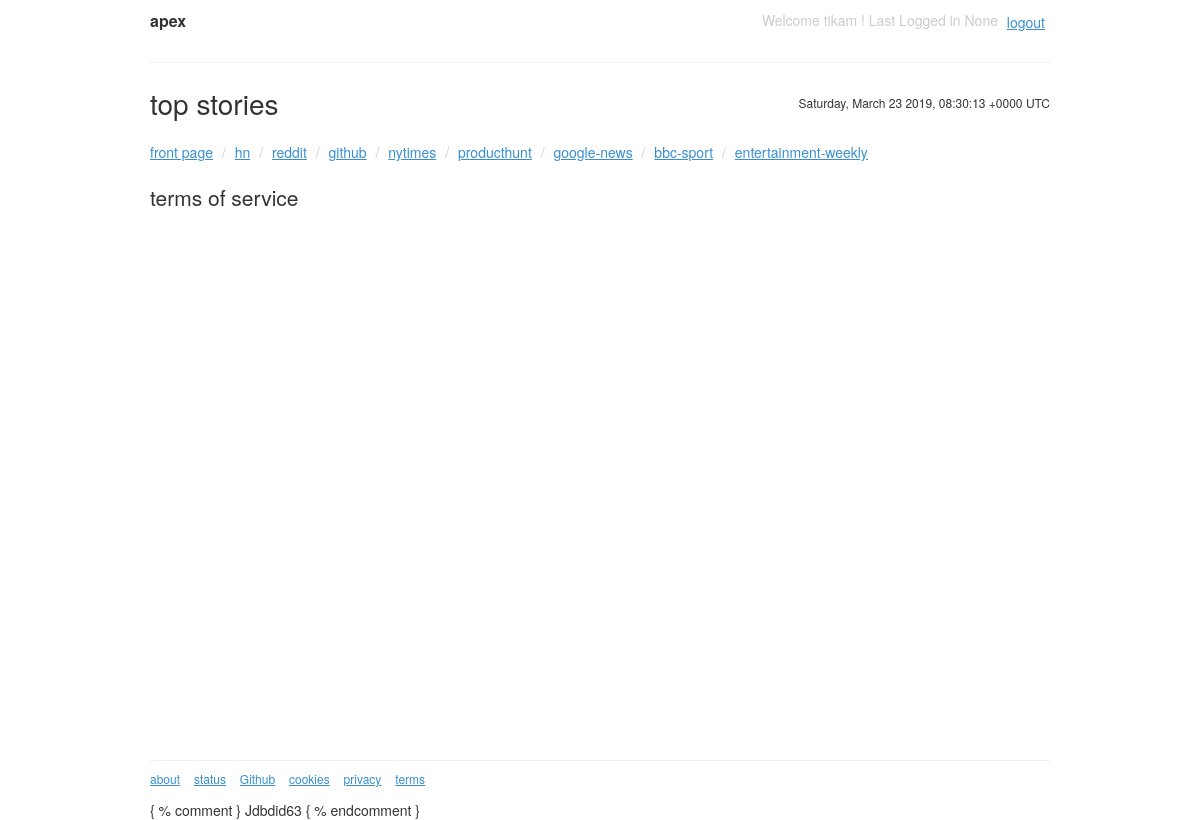
The app's page /terms/ (signed in) with its own data.
### apex/apps/services/models.py (models this page shows, shortened)
class Service(models.Model):
    GOOD = 'G'
    ERROR = 'E'
    CRAWLING = 'C'
    CURRENT_STATUS = (
        (GOOD, '✓ good'),
        (ERROR, '× error'),
        (CRAWLING, '~ running')
        )
    name = models.CharField(max_length=255)
    slug = models.SlugField(max_length=30, unique=True)
    url = models.URLField()
    story_url = models.URLField()
    last_run = models.DateTimeField(null=True, blank=True)
    status = models.CharField(max_length=1, default=GOOD, choices=CURRENT_STATUS)
    class Meta:
        verbose_name = 'service'
        verbose_name_plural = 'services'
        ordering = ('name',)

### apex/apps/core/templatetags/startswith.py (called while the page is built)
@register.filter('startswith')
def startswith(text,starts):
    starts = '/%s/' % starts
    if isinstance(text,str):
        return text.startswith(starts)
    return False

### apex/apps/services/context_processors.py (called while the page is built)
def services(request):
    return {
        'services_slugs' : Service.objects.values_list('slug', flat=True).order_by('id')
    }

### apex/templates/core/terms.html (shortened to what this page needs)
{% extends 'base.html' %}
{% block content %}
  <h2>terms of service</h2>
{% endblock %}

### apex/templates/base.html (shortened to what this page needs)
{% load staticfiles %}<!DOCTYPE html>
<html lang="en">
<head>
  <link href="{% static 'css/vendor/normalize.css' %}" rel="stylesheet">
  <link href="{% static 'css/woid.css' %}" rel="stylesheet">
</head>
<body>
  <div class="wrapper">
    <header>
      <a href="{% url 'front_page' %}">apex</a>
      {% if user.is_authenticated %}
        <nav>Welcome {{ user.username }} ! Last Logged in {{ user.last_login}}
          <a href="{% url 'logout' %}">logout</a></nav>
      {% else %}
        <nav><a href="{% url 'signup' %}">sign up</a> / <a href="{% url 'login' %}">login</a></nav>
      {% endif %}
      <nav>&nbsp;</nav>
    </header>
    <main>
    {% block menu %}
      <h1>top stories<span class="utc"></span></h1>
      {% include 'includes/menu.html' %}
    {% endblock %}
    {% block content %}{% endblock %}
    </main>
    <div class="push"></div>
  </div>
  <footer>
    <a href="{% url 'about' %}">about</a>
    <a href="{% url 'status' %}">status</a>
    <a href="https://github.com/Tikam02/Online-Trending" target="_blank">Github</a>
    <a href="{% url 'cookies' %}">cookies</a>
    <a href="{% url 'privacy' %}">privacy</a>
    <a href="{% url 'terms' %}">terms</a>
  </footer>
  { % comment }
Jdbdid63
  { % endcomment }
</body>
</html>

### apex/templates/includes/menu.html
{% load startswith %}
<ul class="menu-services">
  <li><a href="{% url 'front_page' %}"{% if request.path == '/' %} class="active"{% endif %}>front page</a></li>
  {% for slug in services_slugs %}
    <li><a href="{% url 'services:index' slug %}"{% if request.path|startswith:slug %} class="active"{% endif %}>{{ slug }}</a></li>
  {% endfor %}
</ul>

### apex/static/css/woid.css (style rules this page uses)
html { font-family: sans-serif; -ms-text-size-adjust: 100%; -webkit-text-size-adjust: 100%; }
body { margin: 0; }
article, aside, details, figcaption, figure, footer, header, hgroup, main, menu, nav, section, summary { display: block; }
a { background-color: transparent; }
h1 { font-size: 2em; margin: 0.67em 0; }
* { -webkit-box-sizing: border-box; -moz-box-sizing: border-box; box-sizing: border-box; }
*:before, *:after { -webkit-box-sizing: border-box; -moz-box-sizing: border-box; box-sizing: border-box; }
html, body { height: 100%; }
body { font-family: 'Helvetica Neue', Helvetica, Arial, sans-serif; font-size: 14px; line-height: 1.42857143; width: 960px; margin: 0 auto; padding: 0 30px; color: #333; }
a { color: #378fd2; }
header { border-bottom: 1px solid #eee; padding: 10px 0; margin-bottom: 20px; }
header > a { float: left; color: #333; font-weight: 700; text-decoration: none; margin-right: 20px; font-size: 16px; }
header nav { text-align: right; color: #ccc; }
header nav a { padding: 0 5px; vertical-align: middle; }
.wrapper { position: relative; min-height: 100%; height: auto !important; height: 100%; margin: 0 auto -40px; }
.push { height: 40px; }
footer { border-top: 1px solid #eee; height: 40px; position: relative; padding-top: 7px; }
footer a { font-size: 12px; margin-right: 10px; }
main > ul, main > ol { padding: 0; }
ul[class^='menu-'] { margin: 0 0 20px 0; padding: 0; }
ul[class^='menu-'] li { list-style: none; display: inline; }
ul[class^='menu-'] li + li:before { padding: 0 5px; color: #ccc; content: "/\00a0"; }
h1, h2, h3 { font-weight: 500; }
.utc { float: right; font-size: 12px; line-height: 40px; font-weight: 400; }

### records on screen
Service: slug "reddit"
Service: slug "github"
Service: slug "nytimes"
Service: slug "producthunt"
Service: slug "google-news"
Service: slug "bbc-sport"
Service: slug "entertainment-weekly"

### other values on screen
{{ user.username }} "tikam"
{{ user.last_login }} "None"
{{ slug }} "hn"
